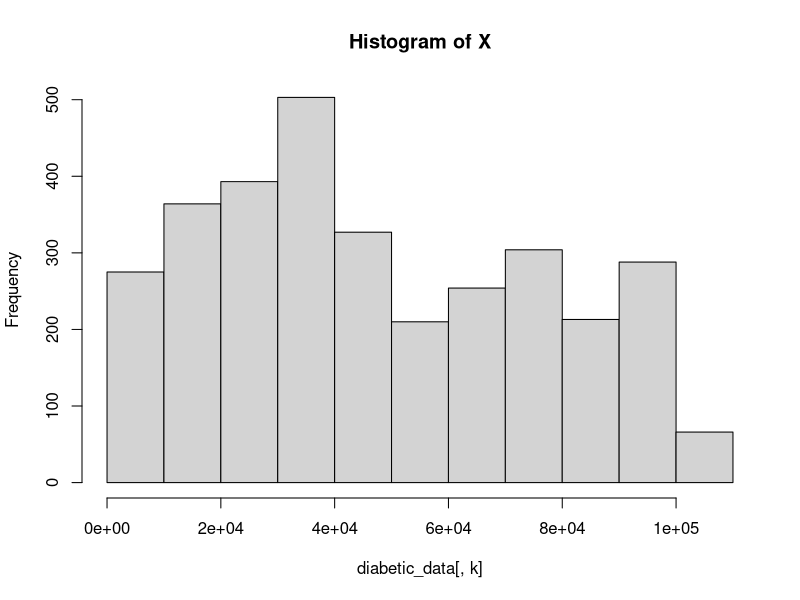
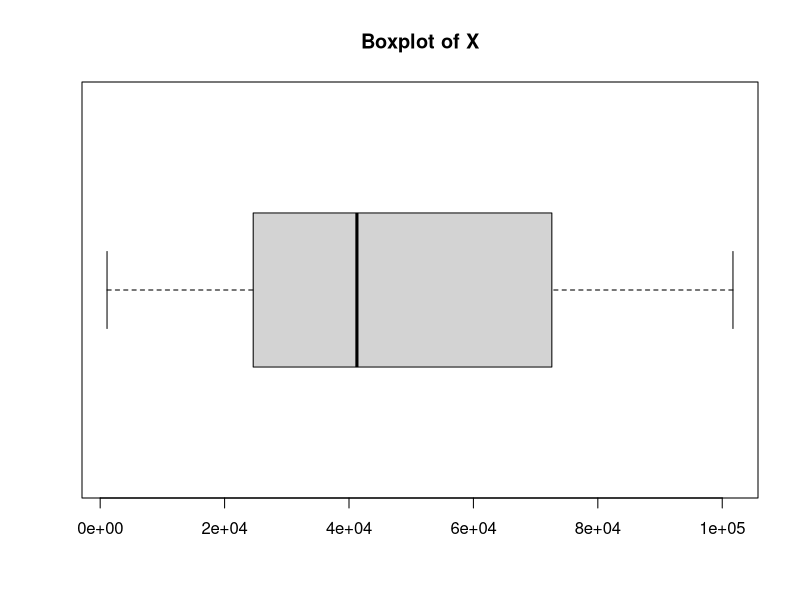
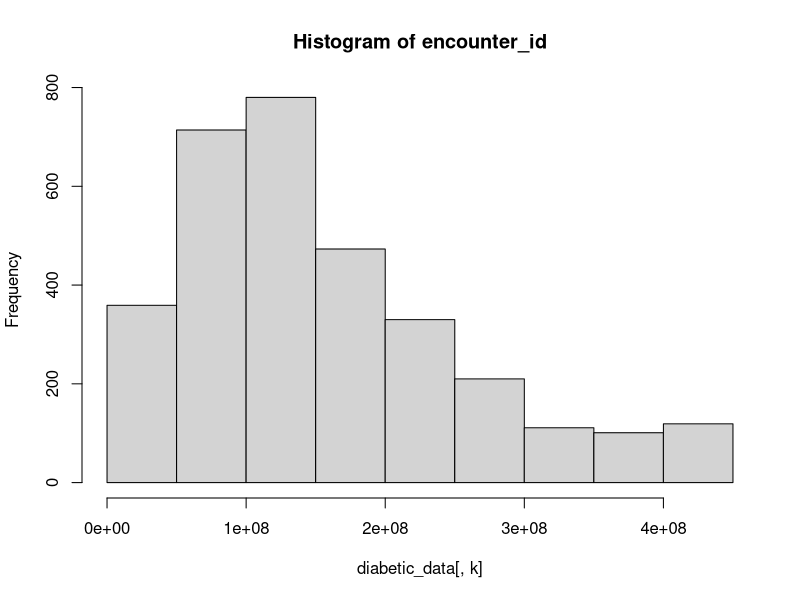
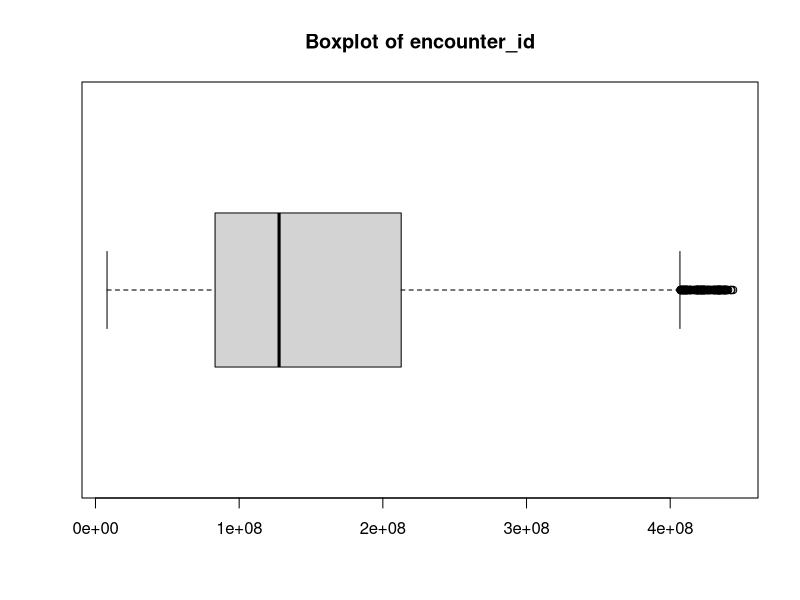
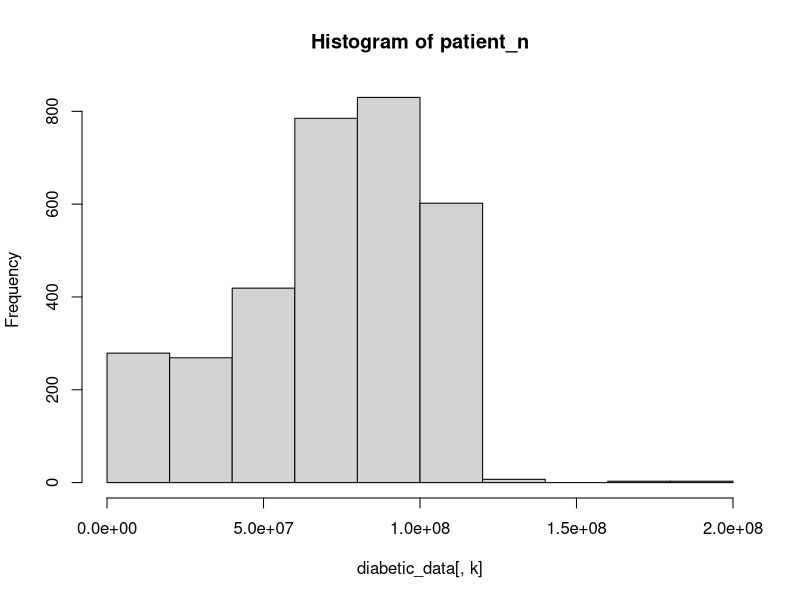
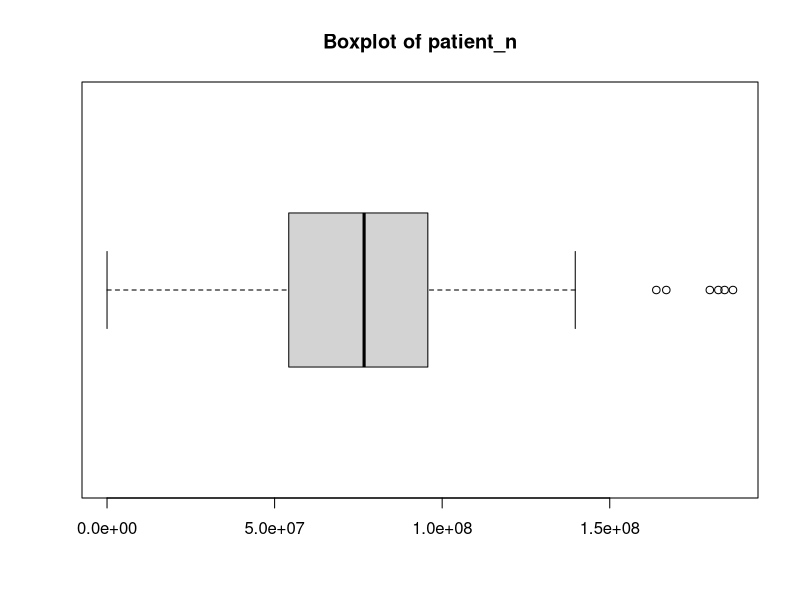

Generate these figures, in order, with R: (Note: this script raises an error after producing the figures.)
base_path <- "~/Documents/DataMiningOverDiabetics"
setwd(file.path(base_path))
diabetic_data <- read.csv("processed_data.csv", na.strings = c("?"))

class(diabetic_data)
dim(diabetic_data)
n<-dim(diabetic_data)[1]
n
K<-dim(diabetic_data)[2]
K

names(diabetic_data)

listOfColors<-rainbow(14)

par(ask=TRUE)

dir.create(file.path("PostDescriptive"))
setwd(file.path("PostDescriptive"))
for(k in 1:K){
  if (is.factor(diabetic_data[,k])){ 
    frecs<-table(diabetic_data[,k], useNA="ifany")
    proportions<-frecs/n
    
    # Create new directory
    dir.create(file.path(names(diabetic_data)[k]))
    setwd(file.path(names(diabetic_data)[k]))
    
    #Save pie plot image
    png(filename=paste(names(diabetic_data)[k],"_Pie",".png",sep=""), width=800, height=800)
    pie(frecs, cex=0.6, main=paste("Pie of", names(diabetic_data)[k]))
    dev.off()
    
    #Save bar plot image
    png(filename=paste(names(diabetic_data)[k],"_Barplot",".png",sep=""), width=800, height=800)
    barplot(frecs, las=3, cex.names=0.7, main=paste("Barplot of", names(diabetic_data)[k]), col=listOfColors)
    dev.off()
    
    print(frecs)
    print(proportions)
    
    setwd(file.path(".."))
  }else{
    # Create new directory
    dir.create(file.path(names(diabetic_data)[k]))
    setwd(file.path(names(diabetic_data)[k]))
    
    # Save histogram image
    png(filename=paste(names(diabetic_data)[k],"_Histogram",".png",sep=""), width=800, height=800)
    hist(diabetic_data[,k], main=paste("Histogram of", names(diabetic_data)[k]))
    dev.off()
    
    # Save boxplot image
    png(filename=paste(names(diabetic_data)[k],"_Boxplot",".png",sep=""), width=800, height=800)
    boxplot(diabetic_data[,k], horizontal=TRUE, main=paste("Boxplot of", names(diabetic_data)[k]))
    dev.off()
    
    print(summary(diabetic_data[,k]))
    print(paste("sd: ", sd(diabetic_data[,k])))
    print(paste("vc: ", sd(diabetic_data[,k])/mean(diabetic_data[,k])))
    
    setwd(file.path(".."))
  }
}

par(ask=FALSE)